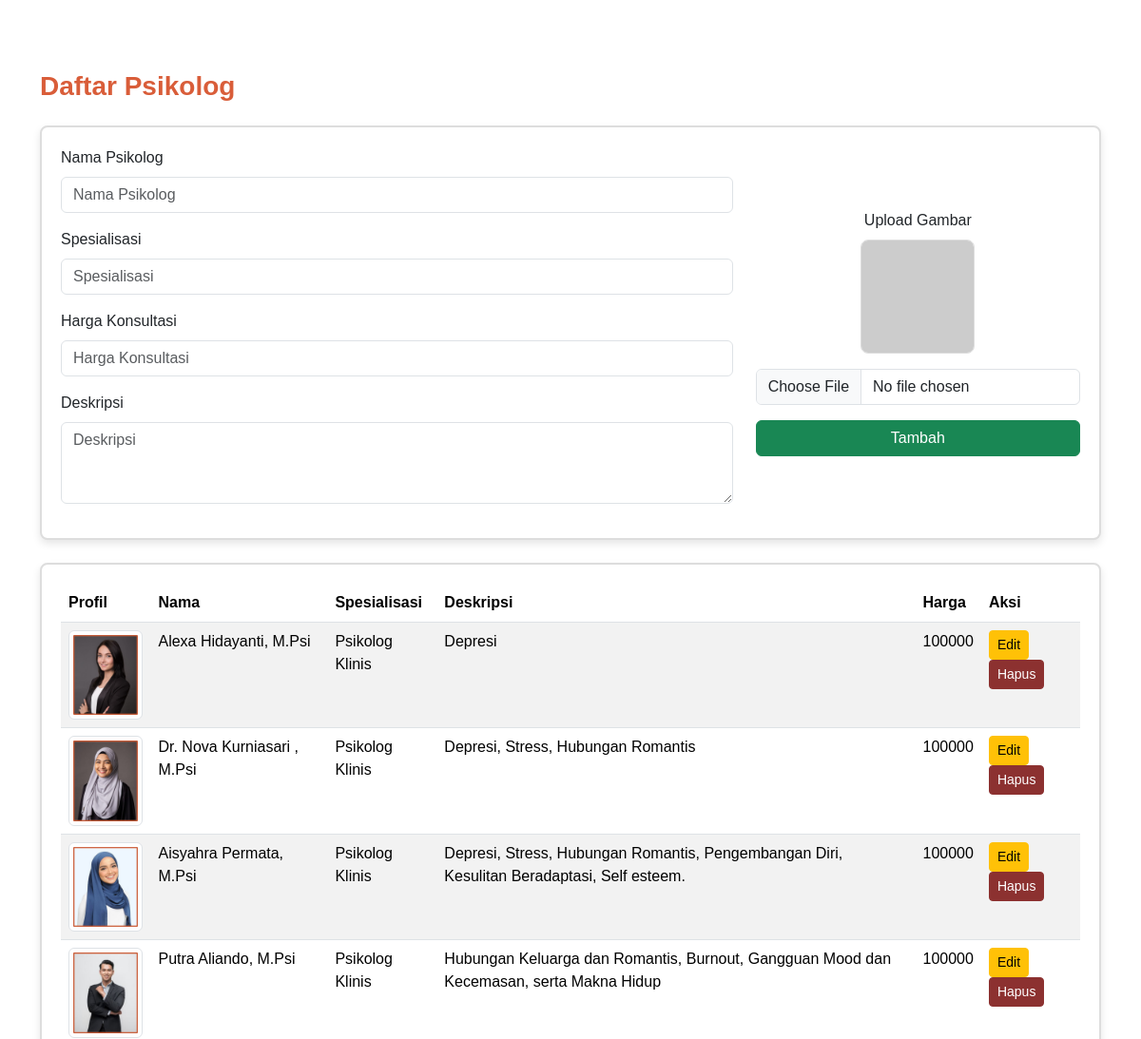
Page /ZjiwaCare/Psikologadm.php (upper part) on the earlier database version.
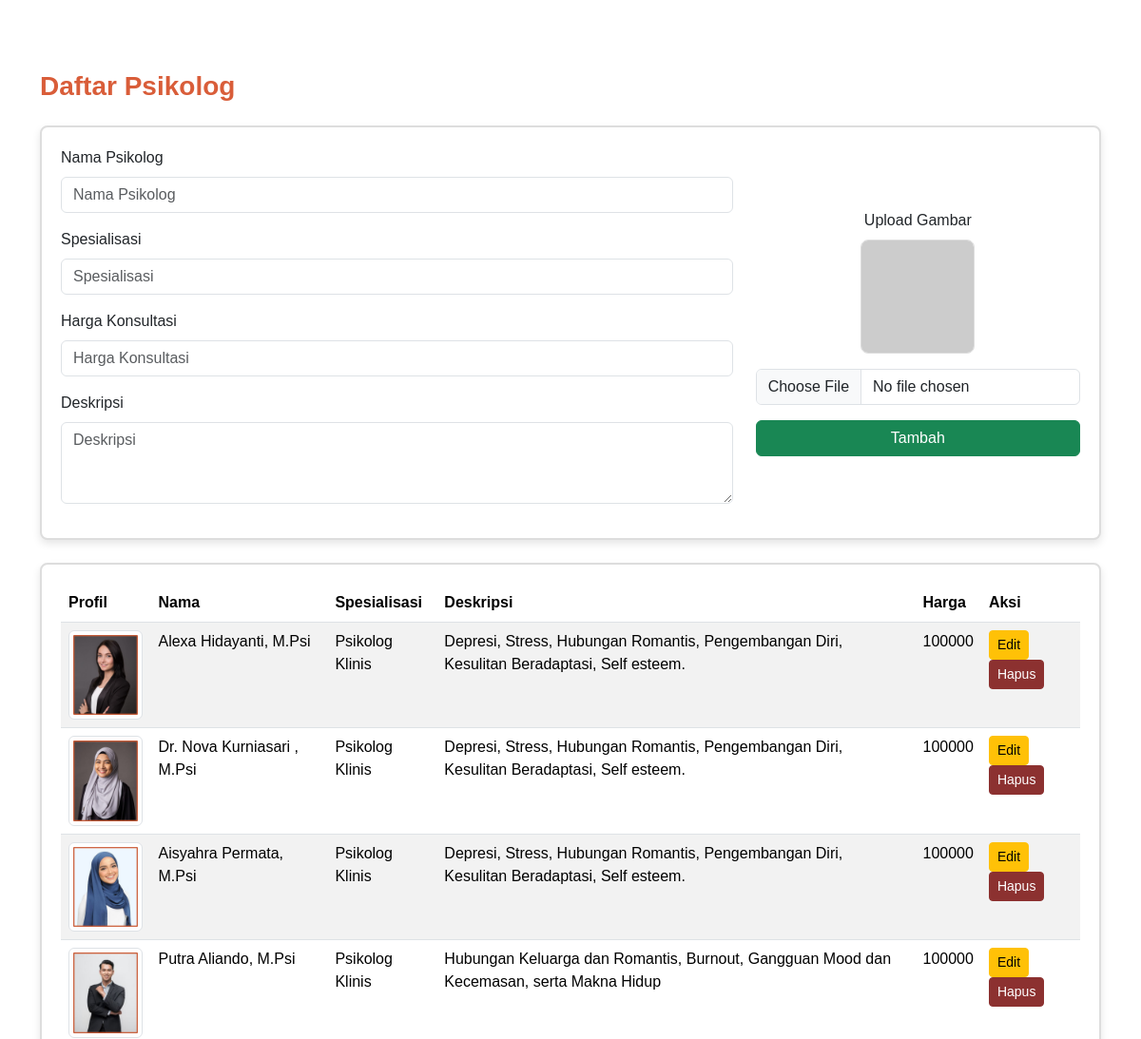
Same page on the later database version.
### tables this page shows
CREATE TABLE `psychologists` (
  `id` int(100) NOT NULL,
  `nama` varchar(100) NOT NULL,
  `spesialisasi` varchar(255) NOT NULL,
  `deskripsi` text NOT NULL,
  `harga` int(11) NOT NULL,
  `foto` varchar(255) NOT NULL
);

### ZjiwaCare/Psikologadm.php (the view, shortened to what this page needs)
<?php
include 'database.php';
$result = $db->query("SELECT * FROM psychologists");
$psychologist = null;
?>
<!DOCTYPE html>
<html lang="en">
<head>
  <link href="https://cdn.jsdelivr.net/npm/bootstrap@5.3.3/dist/css/bootstrap.min.css" rel="stylesheet">
  <link rel="stylesheet" href="Psikologadm.css">
</head>
<body class="fade-in">
  <main>
    <div class="container mt-4 daftar-psikolog">
      <h2 class="text-left mb-4">Daftar Psikolog</h2>
      <div class="form-section mb-4">
        <form action="" method="POST" enctype="multipart/form-data">
          <div class="row align-items-center">
            <div class="col-md-8">
              <div class="mb-3">
                <label for="nama" class="form-label">Nama Psikolog</label>
                <input type="text" class="form-control" id="nama" name="nama" placeholder="Nama Psikolog" value="<?= htmlspecialchars($psychologist['nama'] ?? '') ?>" required>
              </div>
              <div class="mb-3">
                <label for="spesialisasi" class="form-label">Spesialisasi</label>
                <input type="text" class="form-control" id="spesialisasi" name="profesi" placeholder="Spesialisasi" value="<?= htmlspecialchars($psychologist['spesialisasi'] ?? '') ?>" required>
              </div>
              <div class="mb-3">
                <label for="harga" class="form-label">Harga Konsultasi</label>
                <input type="text" class="form-control" id="harga" name="harga" placeholder="Harga Konsultasi" value="<?= htmlspecialchars($psychologist['harga'] ?? '') ?>" required>
              </div>
              <div class="mb-3">
                <label for="deskripsi" class="form-label">Deskripsi</label>
                <textarea class="form-control" id="deskripsi" name="deskripsi" rows="3" placeholder="Deskripsi" required><?= htmlspecialchars($psychologist['deskripsi'] ?? '') ?></textarea>
              </div>
            </div>
            <div class="col-md-4 text-center">
              <label for="foto" class="form-label d-block">Upload Gambar</label>
              <img src="<?= htmlspecialchars($psychologist['foto'] ?? 'https://via.placeholder.com/120') ?>" alt="Profil" class="profile-img mb-3">
              <input type="file" class="form-control" id="foto" name="foto" accept="image/*">
              <button type="submit" class="btn btn-success mt-3 w-100" name="<?= $psychologist ? 'update' : 'add' ?>"><?= $psychologist ? 'Update' : 'Tambah' ?></button>
            </div>
          </div>
        </form>
      </div>
      <div class="table-section">
        <table class="table table-striped">
          <thead>
            <tr>
              <th>Profil</th>
              <th>Nama</th>
              <th>Spesialisasi</th>
              <th>Deskripsi</th>
              <th>Harga</th>
              <th>Aksi</th>
            </tr>
          </thead>
          <tbody>
            <?php while ($row = $result->fetch_assoc()): ?>
              <tr>
                <td><img src="<?= htmlspecialchars($row['foto']) ?>" alt="Profil" class="img-thumbnail" width="100"></td>
                <td><?= htmlspecialchars($row['nama']) ?></td>
                <td><?= htmlspecialchars($row['spesialisasi']) ?></td>
                <td><?= htmlspecialchars($row['deskripsi']) ?></td>
                <td><?= htmlspecialchars($row['harga']) ?></td>
                <td>
                  <a href="?edit_id=<?= $row['id'] ?>" class="btn btn-warning btn-sm">Edit</a>
                  <form method="POST" class="d-inline">
                    <button type="submit" name="delete" class="btn btn-danger btn-sm">Hapus</button>
                  </form>
                </td>
              </tr>
            <?php endwhile; ?>
          </tbody>
        </table>
      </div>
    </div>
  </main>
</body>
</html>

Differences in the rows shown:
changed psychologists "Alexa Hidayanti, M.Psi": deskripsi "Depresi" → "Depresi, Stress, Hubungan Romantis, Pengembangan Diri, Kesulitan Beradaptasi, Self esteem."
changed psychologists "Dr. Nova Kurniasari , M.Psi": deskripsi "Depresi, Stress, Hubungan Romantis" → "Depresi, Stress, Hubungan Romantis, Pengembangan Diri, Kesulitan Beradaptasi, Self esteem."
